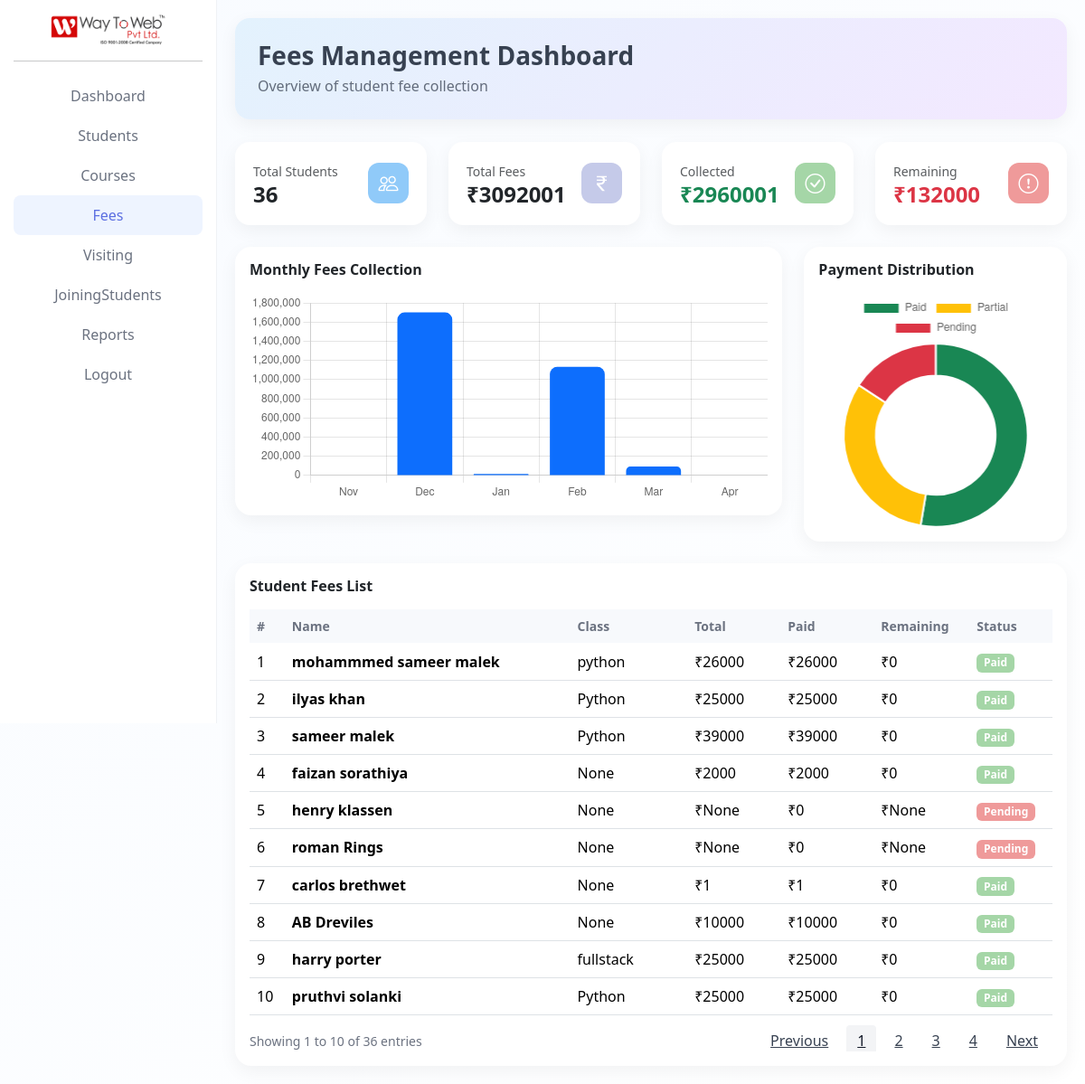
Screenshot of /fees/ (signed in) with the database file from the repository.
### appname/models.py (models this page shows, shortened)
class Student(models.Model):
    FNAME = models.CharField(max_length=50)
    LNAME = models.CharField(max_length=50)
    BIRTHDAY = models.DateField(null=True, blank=True)
    GENDER = models.CharField(max_length=10, blank=True)
    EMAIL = models.EmailField(unique=False)
    PHONE = models.CharField(max_length=10, blank=True)
    ADDRESS = models.CharField(max_length=200, blank=True)
    CITY = models.CharField(max_length=50, blank=True)
    COLLEGENAME = models.CharField(max_length=100, blank=True)
    QUALIFICATION = models.CharField(max_length=50, blank=True, null=True)
    BRANCH = models.CharField(max_length=50, blank=True)
    PASSING_YEAR = models.CharField(max_length=10, blank=True)
    TECHNOLOGY = models.CharField(max_length=50, blank=True)
    STATUS_CHOICES = [
        ('visiting', 'Visiting'),
        ('adjoining', 'Adjoining'),
        ('pending', 'Pending'),
        ('rejected', 'Rejected'),
    ]
    status = models.CharField(
        max_length=20,
        choices=STATUS_CHOICES,
        default='visiting'
    )
    visiting_at = models.DateTimeField(auto_now_add=True)
    joining_at = models.DateTimeField(null=True, blank=True)
    COURSE_CHOICES = [
        ('python', 'Python'),
        ('django', 'Django'),
        ('fullstack', 'Full Stack'),
    ]
    course = models.CharField(
        max_length=50,
        choices=COURSE_CHOICES,
        null=True,
        blank=True
    )
    total_fees = models.IntegerField(null=True, blank=True)
    paid_fees = models.IntegerField(default=0)
    remaining_fees = models.IntegerField(null=True, blank=True)

### appname/views.py (the view)
# urls.py: path("fees/", fees, name="fees"),
@login_required
def fees(request):
    students = Student.objects.filter(status='adjoining')
    total_students = students.count()
    total_fees = students.aggregate(
        total=Sum('total_fees')
    )['total'] or 0
    collected = students.aggregate(
        total=Sum('paid_fees')
    )['total'] or 0
    remaining = students.aggregate(
        total=Sum('remaining_fees')
    )['total'] or 0
    paid = students.filter(remaining_fees=0).count()
    partial = students.filter(
        paid_fees__gt=0,
        remaining_fees__gt=0
    ).count()
    pending = students.filter(paid_fees=0).count()
    labels = []
    values = []
    for i in range(5, -1, -1):
        date = timezone.now() - timedelta(days=30*i)
        month_total = students.filter(
            joining_at__month=date.month
        ).aggregate(
            total=Sum('paid_fees')
        )['total'] or 0
        labels.append(date.strftime("%b"))
        values.append(month_total)
    context = {
        'students': students,
        'total_students': total_students,
        'total_fees': total_fees,
        'collected': collected,
        'remaining': remaining,
        'paid': paid,
        'partial': partial,
        'pending': pending,
        'chart_labels': labels,
        'chart_values': values,
    }
    return render(request, 'fees.html', context)

### templates/fees.html (shortened to what this page needs)
{% load static %}
<!DOCTYPE html>
<html lang="en">
<head>
    <link href="https://cdn.jsdelivr.net/npm/bootstrap@5.3.3/dist/css/bootstrap.min.css" rel="stylesheet">
    <link href="https://cdn.jsdelivr.net/npm/bootstrap-icons@1.11.3/font/bootstrap-icons.css" rel="stylesheet">
</head>
<body>
    <div class="sidebar text-center">
        <img src="{% static 'images/logo.png' %}" alt="Way To Web">
        <hr>
        <a href="/dashboard/">Dashboard</a>
        <a href="/students/">Students</a>
        <a href="/courses/">Courses</a>
        <a class="active" href="/fees/">Fees</a>
        <a href="/visiting/">Visiting</a>
        <a href="/JoiningStudents/">JoiningStudents</a>
        <a href="/">Reports</a>
        <a href="/">Logout</a>
    </div>
    <div class="main-content">
        <div class="dashboard-header">
            <h3 class="fw-bold mb-1">Fees Management Dashboard</h3>
            <p class="mb-0 opacity-75">Overview of student fee collection</p>
        </div>
        <div class="row g-4 mb-4">
            <div class="col-md-3">
                <div class="stat-card d-flex justify-content-between align-items-center">
                    <div>
                        <small class="text-muted">Total Students</small>
                        <h4 class="fw-bold mb-0">{{ total_students }}</h4>
                    </div>
                    <div class="stat-icon bg-primary"><i class="bi bi-people"></i></div>
                </div>
            </div>
            <div class="col-md-3">
                <div class="stat-card d-flex justify-content-between align-items-center">
                    <div>
                        <small class="text-muted">Total Fees</small>
                        <h4 class="fw-bold mb-0">₹{{ total_fees }}</h4>
                    </div>
                    <div class="stat-icon bg-dark"><i class="bi bi-currency-rupee"></i></div>
                </div>
            </div>
            <div class="col-md-3">
                <div class="stat-card d-flex justify-content-between align-items-center">
                    <div>
                        <small class="text-muted">Collected</small>
                        <h4 class="fw-bold text-success mb-0">₹{{ collected }}</h4>
                    </div>
                    <div class="stat-icon bg-success"><i class="bi bi-check-circle"></i></div>
                </div>
            </div>
            <div class="col-md-3">
                <div class="stat-card d-flex justify-content-between align-items-center">
                    <div>
                        <small class="text-muted">Remaining</small>
                        <h4 class="fw-bold text-danger mb-0">₹{{ remaining }}</h4>
                    </div>
                    <div class="stat-icon bg-danger"><i class="bi bi-exclamation-circle"></i></div>
                </div>
            </div>
        </div>
        <div class="row g-4 mb-4">
            <div class="col-md-8">
                <div class="chart-card p-3">
                    <h6 class="fw-semibold mb-3">Monthly Fees Collection</h6>
                    <canvas id="incomeChart" height="120"></canvas>
                </div>
            </div>
            <div class="col-md-4">
                <div class="chart-card p-3">
                    <h6 class="fw-semibold mb-3">Payment Distribution</h6>
                    <canvas id="feesChart"></canvas>
                </div>
            </div>
        </div>
        <div class="table-card bg-white p-3">
            <h6 class="fw-semibold mb-3">Student Fees List</h6>
            <div class="table-responsive">
                <table id="studentTable" class="table align-middle display">
                    <thead>
                        <tr>
                            <th>#</th>
                            <th>Name</th>
                            <th>Class</th>
                            <th>Total</th>
                            <th>Paid</th>
                            <th>Remaining</th>
                            <th>Status</th>
                        </tr>
                    </thead>
                    <tbody>
                        {% for s in students %}
                        <tr>
                            <td>{{ forloop.counter }}</td>
                            <td>
                                <strong>{{ s.FNAME }} {{ s.LNAME }}</strong>
                            </td>
                            <td>{{ s.course }}</td>
                            <td>₹{{ s.total_fees }}</td>
                            <td>₹{{ s.paid_fees }}</td>
                            <td>₹{{ s.remaining_fees }}</td>
                            <td>
                                {% if s.remaining_fees == 0 %}
                                <span class="badge bg-success">Paid</span>
                                {% elif s.paid_fees > 0 %}
                                <span class="badge bg-warning text-dark">Partial</span>
                                {% else %}
                                <span class="badge bg-danger">Pending</span>
                                {% endif %}
                            </td>
                        </tr>
                        {% endfor %}
                    </tbody>
                </table>
            </div>
        </div>
    </div>
    <script>
        new Chart(document.getElementById('incomeChart'), {
            type: 'bar',
            data: {
                labels: {{ chart_labels| safe}},
            datasets: [{
                data: {{ chart_values| safe}},
            backgroundColor: '#0d6efd',
            borderRadius: 8
                }]
            },
            options: {
            plugins: { legend: { display: false } },
            scales: { y: { beginAtZero: true } }
        }
        });
        new Chart(document.getElementById('feesChart'), {
            type: 'doughnut',
            data: {
                labels: ['Paid', 'Partial', 'Pending'],
                datasets: [{
                    data: [{{ paid }}, {{ partial }},{{ pending }}],
            backgroundColor: ['#198754', '#ffc107', '#dc3545']
                }]
            },
            options: { cutout: '65%' }
        });
    </script>
</body>
</html>

### templates/fees.html (style rules this page uses)
body { background: linear-gradient(135deg, #f8fbff, #ffffff); font-family: 'Segoe UI', sans-serif; }
.sidebar { position: fixed; top: 0; left: 0; width: 240px; height: 100vh; background: #ffffff; border-right: 1px solid #f0f2f5; padding: 15px; overflow-y: auto; z-index: 1000; }
.sidebar a { display: block; padding: 10px; border-radius: 8px; color: #6b7280; text-decoration: none; }
.sidebar img { max-width: 130px; border-radius: 10px; }
.sidebar a.active, .sidebar a:hover { background: #eef4ff; color: #5b6ee1; }
.main-content { margin-left: 240px; padding: 20px; }
.dashboard-header { background: linear-gradient(135deg, #e3f2fd, #f3e8ff); color: #374151; border-radius: 16px; padding: 25px; margin-bottom: 25px; box-shadow: 0 6px 20px rgba(0, 0, 0, 0.05); }
.stat-card { border-radius: 16px; background: #ffffff; box-shadow: 0 6px 20px rgba(0, 0, 0, 0.05); padding: 20px; transition: .3s; }
.stat-icon { width: 45px; height: 45px; border-radius: 12px; display: flex; align-items: center; justify-content: center; font-size: 22px; color: #fff; }
.bg-primary { background: #90caf9 !important; }
.bg-dark { background: #c5cae9 !important; }
.bg-success { background: #a5d6a7 !important; }
.bg-danger { background: #ef9a9a !important; }
.table-card { border-radius: 18px; box-shadow: 0 6px 20px rgba(0, 0, 0, 0.05); }
.table thead th { background: #f7f9fc; border: 0; font-size: 14px; color: #6b7280; }
.chart-card { border-radius: 18px; box-shadow: 0 6px 20px rgba(0, 0, 0, 0.05); background: #ffffff; }

### rows the page displays
Student: FNAME "mohammmed sameer", LNAME "malek", course "python", total_fees "26000", paid_fees "26000", remaining_fees "0", shows "Paid"
Student: FNAME "ilyas", LNAME "khan", course "Python", total_fees "25000", paid_fees "25000", remaining_fees "0", shows "Paid"
Student: FNAME "sameer", LNAME "malek", course "Python", total_fees "39000", paid_fees "39000", remaining_fees "0", shows "Paid"
Student: FNAME "faizan", LNAME "sorathiya", course "None", total_fees "2000", paid_fees "2000", remaining_fees "0", shows "Paid"
Student: FNAME "henry", LNAME "klassen", course "None", total_fees "None", paid_fees "0", remaining_fees "None", shows "Pending"
Student: FNAME "roman", LNAME "Rings", course "None", total_fees "None", paid_fees "0", remaining_fees "None", shows "Pending"
Student: FNAME "carlos", LNAME "brethwet", course "None", total_fees "1", paid_fees "1", remaining_fees "0", shows "Paid"
Student: FNAME "AB", LNAME "Dreviles", course "None", total_fees "10000", paid_fees "10000", remaining_fees "0", shows "Paid"
Student: FNAME "harry", LNAME "porter", course "fullstack", total_fees "25000", paid_fees "25000", remaining_fees "0", shows "Paid"
Student: FNAME "pruthvi", LNAME "solanki", course "Python", total_fees "25000", paid_fees "25000", remaining_fees "0", shows "Paid"

### other values shown
{{ total_students }} "36"
{{ total_fees }} "3092001"
{{ collected }} "2960001"
{{ remaining }} "132000"
chart data {{ chart_labels| safe }} ['Nov', 'Dec', 'Jan', 'Feb', 'Mar', 'Apr']
chart data {{ chart_values| safe }} [0, 1702001, 15000, 1133000, 93000, 0]
chart data {{ paid }} 20
chart data {{ partial }} 12
